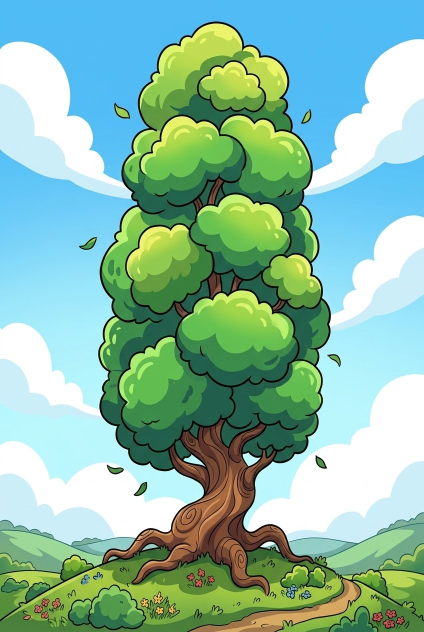
#> input picture celshading/concept/cibles/arbre-bastien.jpg, 848 x 1264 px (shown at 1/2 size)
$ python -i common.py   (imports and definitions only)
#> lines starting #> are read from the running program, lines starting #| are printed output that depends on the picture; after the words box and inside, x2 and y2 are one past the last pixel; in counts of white or black regions, pixels touching at a corner belong together
#> further down, picture is the input picture: PIL image 848x1264 RGB; mean R, G, B 136.6, 186.4, 166.1
"""Fonctions partagées des outils d'images cibles (planche.py, compare.py)."""
import json, os
from PIL import Image, ImageDraw

DATA = os.environ.get("FACTORIO_DIR", "/mnt/c/Program Files (x86)/Steam/steamapps/common/Factorio") + "/data/"
PX = 64                      # pixels par case dans les fichiers du jeu (sprites à scale 0,5)
SOLS = {                     # (fond, case, joint) : sols neutres pour juger un sprite « en jeu »
    "gris": ((70, 72, 76), (70, 72, 76), (70, 72, 76)),
    "herbe": ((92, 104, 58), (92, 104, 58), (84, 96, 52)),
    "plateforme": ((8, 10, 22), (96, 98, 104), (78, 80, 86)),
}


# [10 lines left out: function sol, not called in this run]


def background_mask(rgb, tol=18):
    """Masque (L, 255 = objet) d'une génération à fond uni : tout ce qui touche le bord et ressemble à la couleur
    des coins (à `tol` près) est du fond. Pour les variantes libres, qui débordent de la silhouette de l'original."""
#> called with tol = 18
    import cv2, numpy as np
    im = np.ascontiguousarray(np.asarray(rgb.convert("RGB"))[:, :, ::-1])
    h, w = im.shape[:2]
#> h = 1264; w = 848
    ff = np.zeros((h + 2, w + 2), np.uint8)
    flags = 4 | cv2.FLOODFILL_MASK_ONLY | cv2.FLOODFILL_FIXED_RANGE | (255 << 8)
    for x, y in ((0, 0), (w - 1, 0), (0, h - 1), (w - 1, h - 1)):
        if not ff[y + 1, x + 1]:
            cv2.floodFill(im, ff, (x, y), 0, (tol,) * 3, (tol,) * 3, flags)
    obj = (ff[1:-1, 1:-1] == 0).astype(np.uint8)
    obj = cv2.morphologyEx(obj, cv2.MORPH_OPEN, np.ones((3, 3), np.uint8))
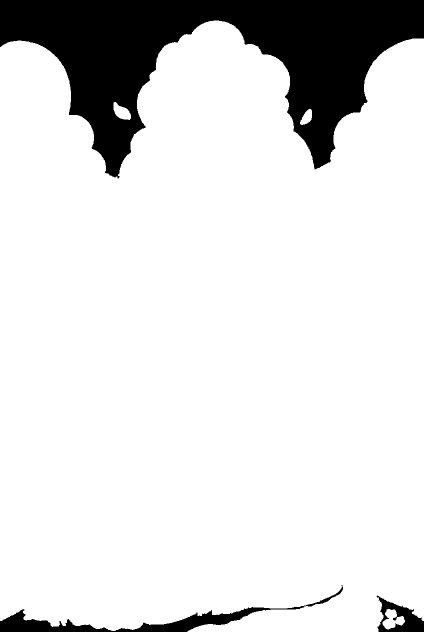
#> obj: shape (1264, 848) (shown at 1/2 size); values 0 (black) and 1 (white), 86.5% white; 3 black regions, box (x1, y1, x2, y2) and area: (0, 0, 848, 357) 131725, (0, 1170, 686, 1264) 9738, (753, 1191, 848, 1264) 3159
    return Image.fromarray(obj * 255)


# [36 lines left out: functions to_frame, pixelise, not called in this run]

>>> from PIL import Image
>>> picture = Image.open('../../celshading/concept/cibles/arbre-bastien.jpg')
>>> result = background_mask(picture)
